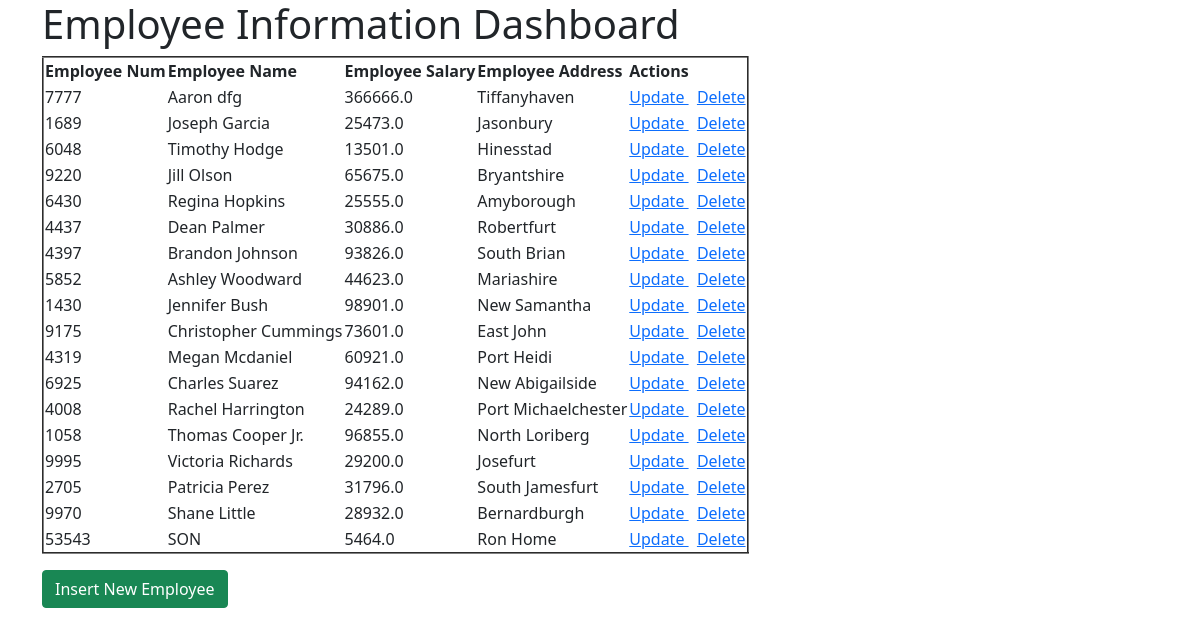
The page / on the database its author committed.
### crudfbvApp/models.py (models this page shows)
class Employee(models.Model):
    enum=models.IntegerField()
    ename=models.CharField(max_length=60)
    esal=models.FloatField()
    eaddr=models.CharField(max_length=256)

### crudfbvApp/views.py (the view)
# urls.py: path('', views.retrieve_view),
def retrieve_view(request):
    employees = Employee.objects.all()
    return render(request,'crudfbvApp/index.html',{'employees':employees})

### templates/crudfbvApp/index.html (shortened to what this page needs)
<!DOCTYPE html>
{% extends 'crudfbvApp/base.html' %}
{%block body_block%}
<h1> Employee Information Dashboard </h1>
<table border=2>
<thead >
<th>Employee Num</th>
<th>Employee Name</th>
<th>Employee Salary</th>
<th>Employee Address</th>
<th>Actions</th>
</thead>
{% for emp in employees%}
<tr>
<td>{{emp.enum}}</td>
<td>{{emp.ename}}</td>
<td>{{emp.esal}}</td>
<td>{{emp.eaddr}}</td>
<td><a href='/update/{{emp.id}}'> Update  </a> &nbsp <a href='/delete/{{emp.id}}'> Delete </a> </td>
</tr>
{% endfor %}
</table>
<a href='create/' class= 'btn btn-success btn-primary'> Insert New Employee  </a>
{% endblock %}

### templates/crudfbvApp/base.html (shortened to what this page needs)
<!DOCTYPE html>
<html>
    <head>
<link href="https://cdn.jsdelivr.net/npm/bootstrap@5.1.3/dist/css/bootstrap.min.css" rel="stylesheet">
    </head>
    <body>
  <div class = 'container'>
   {%block body_block%}
   {% endblock %}
  </div>
    </body>
</html>

### rows shown on the page
Employee: enum "7777", ename "Aaron dfg", esal "366666.0", eaddr "Tiffanyhaven"
Employee: enum "1689", ename "Joseph Garcia", esal "25473.0", eaddr "Jasonbury"
Employee: enum "6048", ename "Timothy Hodge", esal "13501.0", eaddr "Hinesstad"
Employee: enum "9220", ename "Jill Olson", esal "65675.0", eaddr "Bryantshire"
Employee: enum "6430", ename "Regina Hopkins", esal "25555.0", eaddr "Amyborough"
Employee: enum "4437", ename "Dean Palmer", esal "30886.0", eaddr "Robertfurt"
Employee: enum "4397", ename "Brandon Johnson", esal "93826.0", eaddr "South Brian"
Employee: enum "5852", ename "Ashley Woodward", esal "44623.0", eaddr "Mariashire"
Employee: enum "1430", ename "Jennifer Bush", esal "98901.0", eaddr "New Samantha"
Employee: enum "9175", ename "Christopher Cummings", esal "73601.0", eaddr "East John"
Employee: enum "4319", ename "Megan Mcdaniel", esal "60921.0", eaddr "Port Heidi"
Employee: enum "6925", ename "Charles Suarez", esal "94162.0", eaddr "New Abigailside"
Employee: enum "4008", ename "Rachel Harrington", esal "24289.0", eaddr "Port Michaelchester"
Employee: enum "1058", ename "Thomas Cooper Jr.", esal "96855.0", eaddr "North Loriberg"
Employee: enum "9995", ename "Victoria Richards", esal "29200.0", eaddr "Josefurt"
Employee: enum "2705", ename "Patricia Perez", esal "31796.0", eaddr "South Jamesfurt"
Employee: enum "9970", ename "Shane Little", esal "28932.0", eaddr "Bernardburgh"
Employee: enum "53543", ename "SON", esal "5464.0", eaddr "Ron Home"
